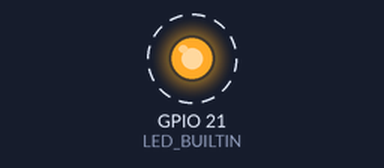
Bench run of a sketch on a simulated ESP32-S3. Shown: output pins drawn as LEDs (lit = HIGH). Dashed ring = blinking. What the sketch prints to the serial monitor is not drawn.

Above: at 1.2 s.
Timing chart, 0 to 4.0 s (numbered marks = the images above):
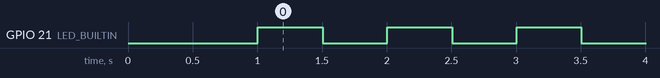

Measured:
- by itself, GPIO 21 (LED_BUILTIN): alternates HIGH for 0.50 s and LOW for 0.50 s

The sketch:

blink.ino
```cpp
// InfoBento firmware — Phase 1 bring-up sketch (reTerminal E1001, ESP32-S3).
//
// Proves the toolchain + board boot + serial path BEFORE touching the eInk
// panel. Serial routes to UART0 (the onboard USB-UART bridge -> /dev/cu.usbserial-*)
// because the esp32 core's default CDCOnBoot is Disabled. If you ever switch the
// board option to "USB CDC On Boot: Enabled", Serial moves to the native USB
// port (/dev/cu.usbmodem*) instead and these prints vanish from the bridge port.
//
// Board:  esp32:esp32:esp32s3   (ESP32S3 Dev Module)
// Upload: arduino-cli upload -p /dev/cu.usbserial-1430 --fqbn esp32:esp32:esp32s3 firmware/blink

// Generic ESP32S3 Dev Module does not always define LED_BUILTIN. Guard it so the
// sketch compiles regardless; a wrong GPIO just means no visible LED (harmless).
#ifndef LED_BUILTIN
#define LED_BUILTIN 21
#endif

void setup() {
  Serial.begin(115200);
  delay(1000);  // let the bridge enumerate before the first write
  Serial.println();
  Serial.println("InfoBento reTerminal E1001: boot OK");
  Serial.printf("chip: %s rev%d, %d cores, %d MHz\n",
                ESP.getChipModel(), ESP.getChipRevision(),
                ESP.getChipCores(), ESP.getCpuFreqMHz());
  Serial.printf("flash: %u bytes, free heap: %u bytes\n",
                ESP.getFlashChipSize(), ESP.getFreeHeap());
  pinMode(LED_BUILTIN, OUTPUT);
}

void loop() {
  static uint32_t n = 0;
  digitalWrite(LED_BUILTIN, HIGH);
  delay(500);
  digitalWrite(LED_BUILTIN, LOW);
  delay(500);
  Serial.printf("alive #%u (uptime %lus)\n", ++n, millis() / 1000);
}
```
